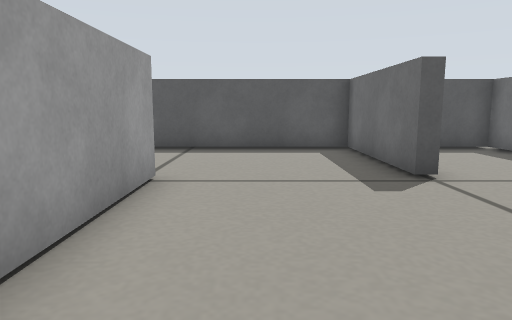
[1] (above)

21 first-person views from a walk through a Gazebo world. The camera is 0.06 m above the floor, tilts 8° down and sees 70° across. The floor is counted in squares, 0.05 m on a side. Each view is taken from the middle of a square. On the plan, view 1 faces up. The plan holds only what a view shows up to about 14 squares ahead; the rest is blank.

[2]
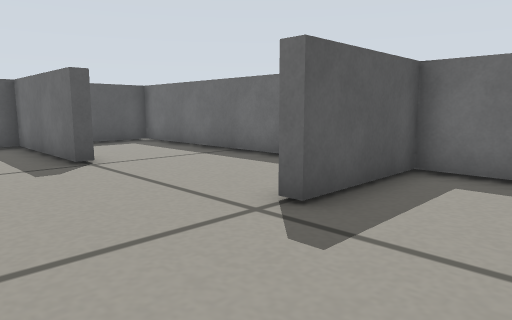

[3]
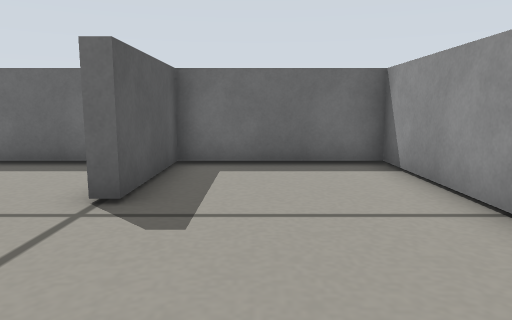

[4]
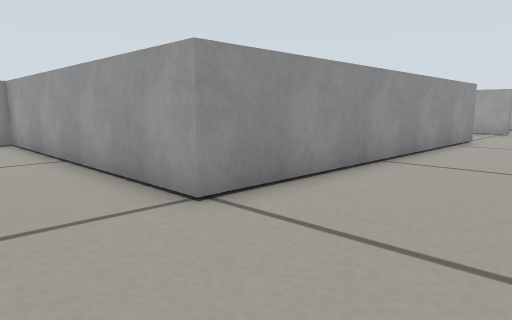

[5]
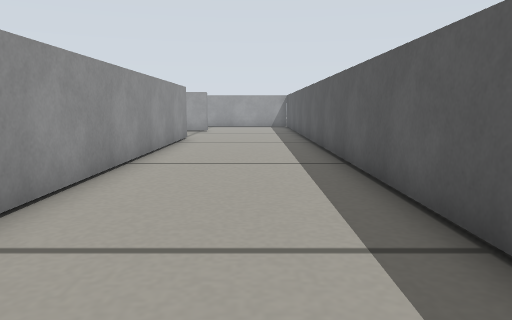

[6]
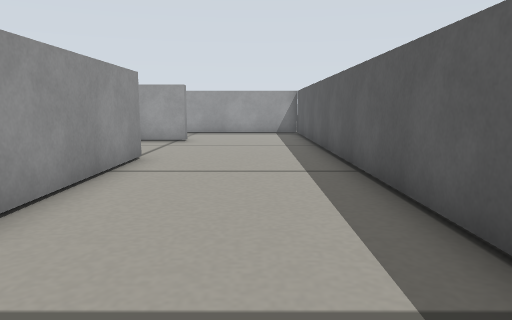

[7]
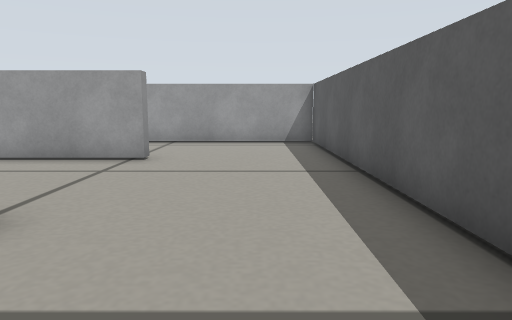

[8]
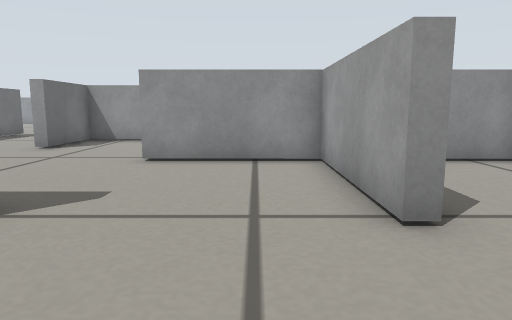

[9]
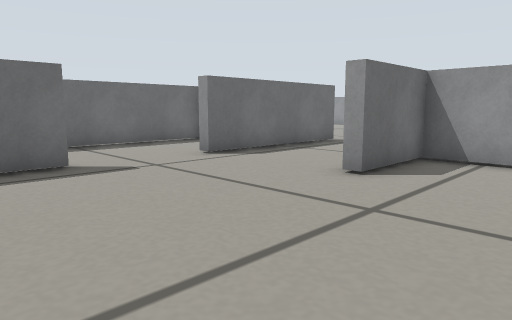

[10]
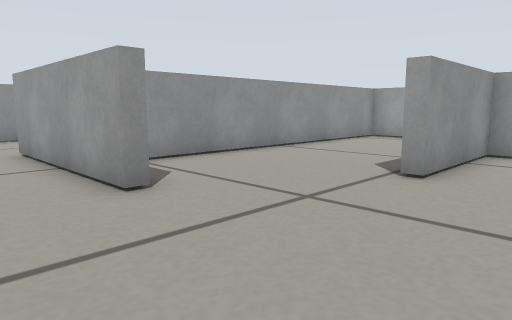

[11]
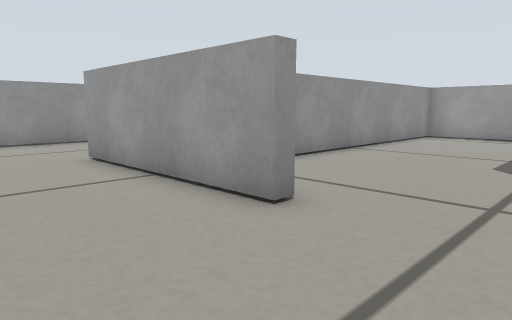

[12]
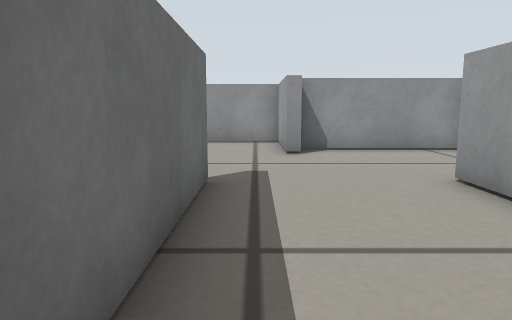

[13]
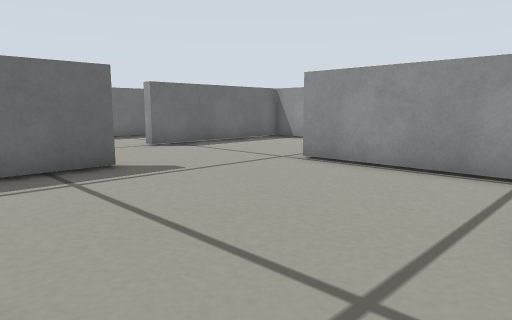

[14]
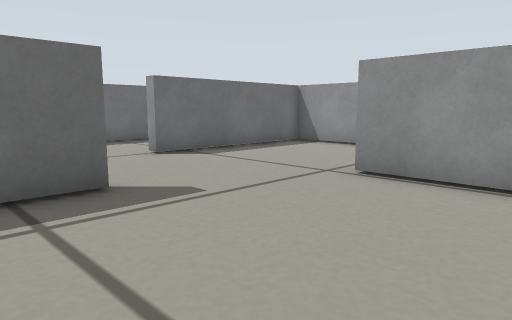

[15]
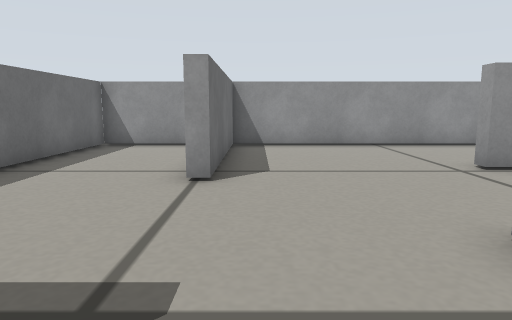

[16]
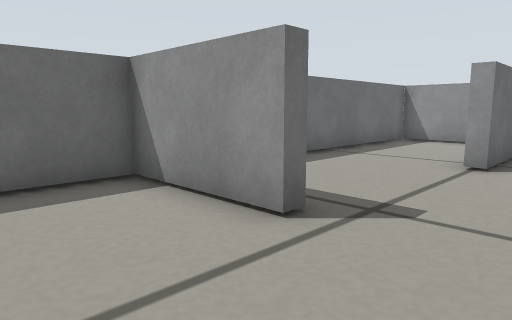

[17]
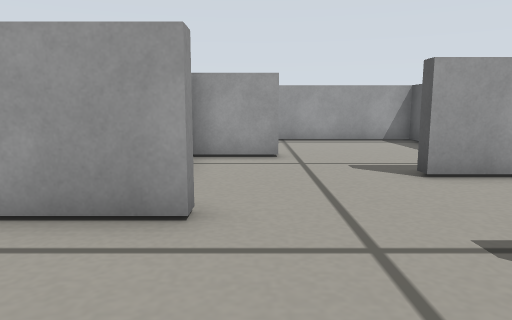

[18]
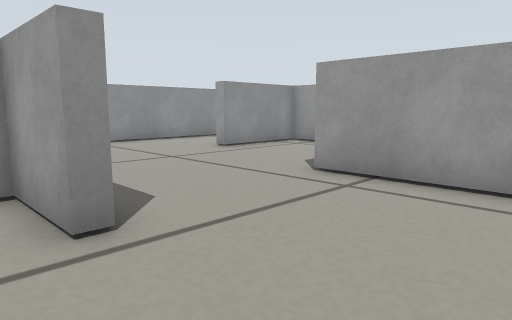

[19]
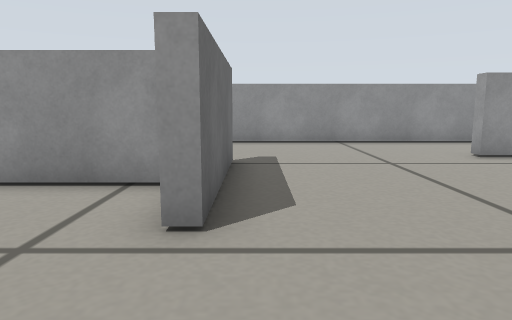

[20]
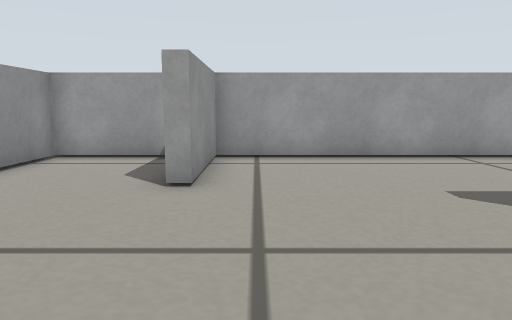

[21]
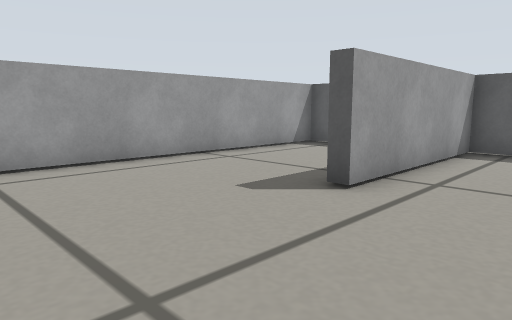

### Floor plan
Points are (right, up) in squares from view 1. A wall is a line through its corners. A room is listed if a view was taken in it or the views show most of it. See-through windows are left out.
Room 1 (views 1, 2, 3, 4, 5, 6, 7, 8, 9, 10, 11, 12, 13, 14, 15, 16, 17, 18, 19, 20, 21)
walls: (-6.2, -7.1) (-6.2, -1) (-5.8, -1); (-2.1, -3.2) (-2.1, 1.2); (-8.2, -10.7) (-7.8, -10.7) (-7.8, -14.1) (-2.5, -14.1) (-2.5, -14.5); (-6.2, 2.5) (-6.2, 3.8); (-16.9, -4.2) (-17.8, -4.2) (-17.8, -10.2) (-18.2, -10.2); (-0.7, -10.2) (-0.7, -8.1); (2.9, -3.8) (7, -3.8) (7, 0.7) (3.6, 0.7) (3.6, 1.2); (-13.5, -14.2) (-13.5, -9.4) (-13.1, -9.4) (-13.1, -11.6) (-8.2, -11.6); (-14, 6.2) (-1.7, 6.2) (-1.7, -3.9); (3.6, -8.4) (3.6, -8) (7, -8) (7, -6); (-21.4, -3.8) (-10.7, -3.8) (-10.7, -1) (-10.3, -1) (-10.3, -7) (-10.8, -7); (-22.2, -4.2) (-23, -4.2) (-23, -15) (-19.6, -15) (-19.6, -15.5); (-19, 6.4) (-18.5, 6.4) (-18.5, 1.7) (-14.4, 1.7) (-14.4, 1.2); (3.2, 6.3) (2.8, 6.3) (2.8, 11) (-23, 11) (-23, 5.1); (-5.2, -19) (2.8, -19) (2.8, -13) (3.2, -13); (-23, -0.8) (-23, -2.1); (-23, 1.7) (-21.4, 1.7); (7, 2.6) (7, 11) (4.9, 11); (-23, -16.2) (-23, -19) (-13.1, -19); (4.3, -19) (7, -19) (7, -12.9)

Where each view was taken, in squares from view 1:
view 1: 0 up, 0 right, facing up
view 2: 2 down, 0 right, facing up-right
view 3: 1 down, 1 left, facing right
view 4: 10 up, 1 right, facing down-left
view 5: 9 up, 1 right, facing left
view 6: 9 up, 5 left, facing left
view 7: 9 up, 10 left, facing left
view 8: 10 up, 17 left, facing down
view 9: 5 up, 14 left, facing down-right
view 10: 4 up, 8 left, facing down-left
view 11: 2 up, 7 left, facing down-left
view 12: 1 down, 7 left, facing down
view 13: 7 down, 8 left, facing down-right
view 14: 8 down, 6 left, facing down-right
view 15: 7 down, 2 right, facing down
view 16: 5 down, 1 right, facing down-right
view 17: 10 down, 4 left, facing left
view 18: 6 down, 12 left, facing down-left
view 19: 6 down, 14 left, facing down
view 20: 14 down, 14 left, facing left
view 21: 15 down, 15 left, facing up-left
